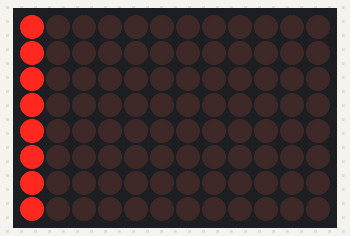
Simulated run of this sketch. Board: Arduino Uno R4 WiFi. On the bench: 12×8 LED matrix.

Above: at 0.07 s.
At 0.52 s:
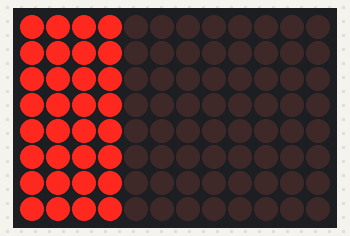
At 0.97 s:
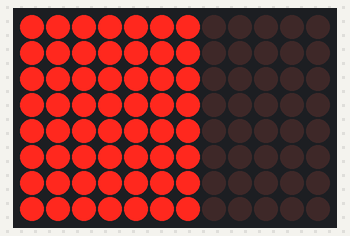
At 2.02 s:
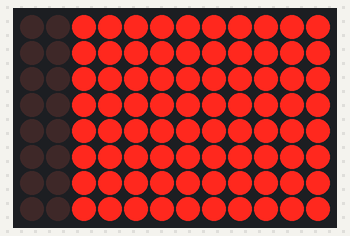
At 2.92 s:
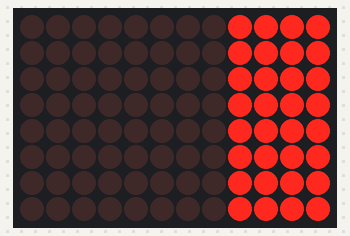
At 3.97 s:
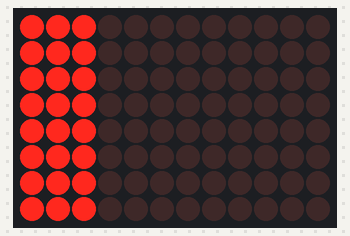

Measured:
- by itself, everything shown: repeats every 3.6 s, in 24 steps

The sketch:

LED_matrix_R4.ino
```cpp
#include "Arduino_LED_Matrix.h"
ArduinoLEDMatrix matrix;

int br=9600;
int dt=150;
int i;
int j;


byte frame[8][12]={
  {0,0,0,0,0,0,0,0,0,0,0,0},
  {0,0,0,0,0,0,0,0,0,0,0,0},
  {0,0,0,0,0,0,0,0,0,0,0,0},
  {0,0,0,0,0,0,0,0,0,0,0,0},
  {0,0,0,0,0,0,0,0,0,0,0,0},
  {0,0,0,0,0,0,0,0,0,0,0,0},
  {0,0,0,0,0,0,0,0,0,0,0,0},
  {0,0,0,0,0,0,0,0,0,0,0,0},
};
void setup() {
  // put your setup code here, to run once:
    Serial.begin(br);
    matrix.begin();

}

void loop() {
  // put your main code here, to run repeatedly:
  for (i=0; i<=11; i++){
    for (j=0; j<=7; j++){
    frame[j][i] = !frame[j][i];

  }
  matrix.renderBitmap(frame,8,12);
  delay(dt);
  }

}
```
